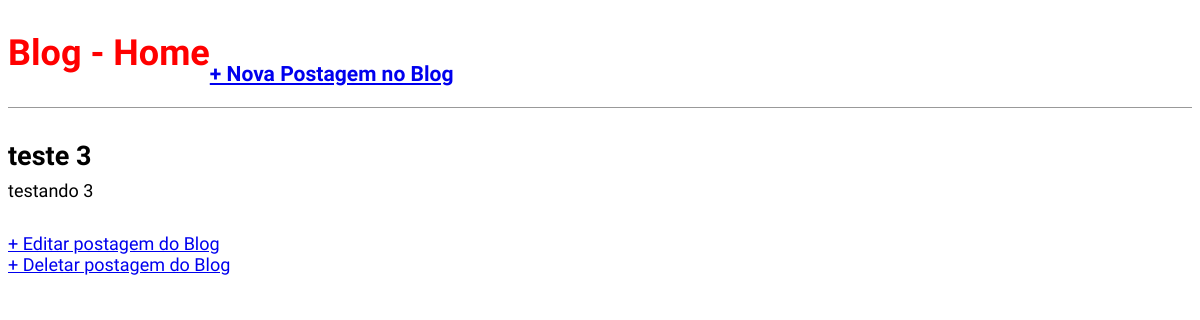
Before: /post/teste-3/ with the older database file.
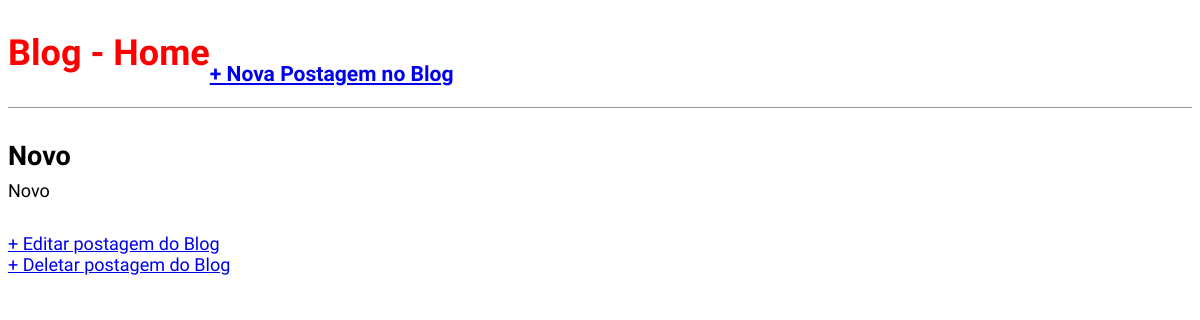
After: the same page with the newer database file.
### blog/models.py (models this page shows, shortened)
class Post(models.Model):
    STATUS = (
        ('rascunho','Rascunho'),
        ('publicado','Publicado'),
    )
    titulo = models.CharField(max_length=250)
    slug = models.SlugField(max_length = 250)
    autor = models.ForeignKey(User,
    on_delete=models.CASCADE)
    conteudo = models.TextField()
    publicado = models.DateTimeField(default=timezone.now)
    criado = models.DateTimeField(auto_now_add=True)
    alterado = models.DateTimeField(auto_now=True)
    status = models.CharField(max_length=10,
    choices=STATUS,
    default='rascunho')
    objects = models.Manager()
    published = PublishedManager()
    rascunho = RascunhoManager()
    def get_absolute_url_update(self):
        return reverse('post_edit',args=[self.pk])
    def get_absolute_url_delete(self):
        return reverse('post_delete',args=[self.pk])
    class Meta:
        ordering = ('-publicado',)

### blog/views.py (the view)
# urls.py: path('post/<slug:slug>/', views.BlogDetailView.as_view(),name='post_detail'),
class BlogDetailView(DetailView):
    model = Post
    template_name = 'blog/post_detail.html'

### blog/templates/blog/post_detail.html (shortened to what this page needs)
{% extends 'base.html' %}
{% block content %}
    <div class="post-entry">
        <h2>{{ object.titulo }}</h2>
        <p>{{ object.conteudo }} </p>
    </div>
    <a href="{{ object.get_absolute_url_update }}">+ Editar postagem do Blog</a><br>
    <a href="{{ object.get_absolute_url_delete }}">+ Deletar postagem do Blog</a>
{% endblock content %}

Changed rows visible on the page:
changed Post: titulo "teste 3" → "Novo"; conteudo "testando 3" → "Novo"
